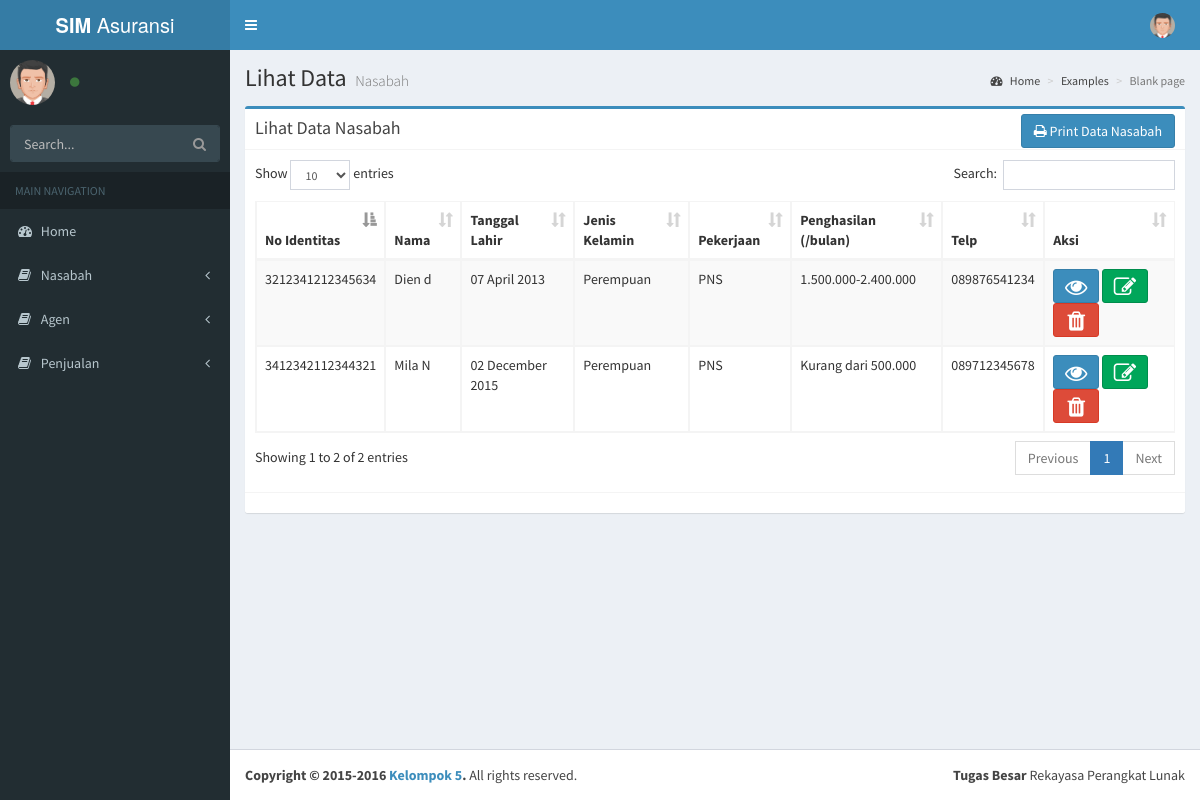
Page /pages/content/lihatDataNasabah.php on the committed database.
### tables this page shows
CREATE TABLE `nasabah` (
  `noiden_n` varchar(16) NOT NULL,
  `nama_n` varchar(20) NOT NULL,
  `namaibukan_n` varchar(20) NOT NULL,
  `bukiden_n` varchar(6) NOT NULL,
  `temlah_n` varchar(20) NOT NULL,
  `tgllahir_n` date NOT NULL,
  `jkl_n` varchar(10) NOT NULL,
  `pek_n` varchar(30) NOT NULL,
  `peng_n` varchar(30) NOT NULL,
  `almt_n` text NOT NULL,
  `telp_n` varchar(12) NOT NULL,
  `ahwar_n` varchar(20) NOT NULL
);

### pages/content/lihatDataNasabah.php (the view, shortened to what this page needs)
<?php
	include('../layouts/head.php');
	$con = connection();
	$sql = "SELECT * FROM nasabah ORDER BY noiden_n DESC";
	$result = mysqli_query($con, $sql);
?>
	<div class="content-wrapper">
		<section class="content-header">
			<h1>
				Lihat Data
				<small> Nasabah</small>
			</h1>
			<ol class="breadcrumb">
				<li><a href="#"><i class="fa fa-dashboard"></i> Home</a></li>
				<li><a href="#">Examples</a></li>
				<li class="active">Blank page</li>
			</ol>
		</section>
		<section class="content">
			<div class="row">
				<div class="col-md-12">
					<div class="box box-primary">
						<div class="box-header with-border">
							<h3 class="box-title">Lihat Data Nasabah</h3>
							<div class="box-tools pull-right">
								<a href="cetakDataNasabah.php"><button class="btn btn-primary"><i class="fa fa-print"></i> Print Data Nasabah</button></a>
							</div>
						</div>
						<div class="box-body">
							<table id="example1" class="table table-bordered table-striped">
								<thead>
									<tr>
										<th>No Identitas</th>
										<th>Nama</th>
										<th>Tanggal Lahir</th>
										<th>Jenis Kelamin</th>
										<th>Pekerjaan</th>
										<th>Penghasilan (/bulan)</th>
										<th>Telp</th>
										<th>Aksi</th>
									</tr>
								</thead>
								<tbody>
									<?php while($v = mysqli_fetch_array($result)){?>
									<tr>
										<td><?php echo $v['noiden_n']; ?></td>
										<td><?php echo $v['nama_n']; ?></td>
										<td><?php echo date('d F Y', strtotime($v['tgllahir_n'])); ?></td>
										<td><?php echo $v['jkl_n']; ?></td>
										<td><?php echo $v['pek_n']; ?></td>
										<td><?php echo $v['peng_n']; ?></td>
										<td><?php echo $v['telp_n']; ?></td>
										<td>
											<button class="btn btn-social-icon btn-primary btnShowDataNasabah" id="<?php echo $v['noiden_n'];?>"><i class="fa fa-eye"></i></button>
											<a href="editDataNasabah.php?id=<?php echo $v['noiden_n']?>"><button class="btn btn-social-icon btn-success" id="<?php echo $v['noiden_n'];?>"><i class="fa fa-edit"></i></button></a>
											<button class="btn btn-social-icon btn-danger deleteDataNasabah" id="<?php echo $v['noiden_n'];?>"><i class="fa fa-trash"></i></button>
										</td>
									</tr>
									<?php }?>
								</tbody>
							</table>
						</div>
						<div class="box-footer">
						</div>
					</div>
				</div>
			</div>
		</section>
	</div>
<?php
	include('../layouts/footer.php');
?>

### pages/layouts/head.php (shortened to what this page needs)
<!DOCTYPE html>
<html>
	<head>
		<link href="../../assets/bootstrap/css/bootstrap.min.css" rel="stylesheet" type="text/css" />
		<link href="../../assets/plugins/pace-loader/pace-loading-bar.css" rel="stylesheet" type="text/css" />
		<link href="../../assets/plugins/Font-Awesome-master/css/font-awesome.min.css" rel="stylesheet" type="text/css" />
		<link href="../../assets/dist/css/ionicons.min.css" rel="stylesheet" type="text/css" />
   		<link href="../../assets/plugins/datatables/dataTables.bootstrap.css" rel="stylesheet" type="text/css" />
   		<link href="../../assets/plugins/datepicker/datepicker3.css" rel="stylesheet" type="text/css" />
		<link href="../../assets/dist/css/AdminLTE.css" rel="stylesheet" type="text/css" />
		<link href="../../assets/dist/css/skins/_all-skins.min.css" rel="stylesheet" type="text/css" />
	</head>
	<body class="skin-blue sidebar-mini">
		<div class="wrapper">
			<?php include('../includes/header.php');?>
			<?php include('../includes/left-sidebar.php');?>

### pages/includes/header.php (shortened to what this page needs)
<header class="main-header">
	<a href="#" class="logo">
		<span class="logo-lg"><b>SIM</b> Asuransi</span>
	</a>
	<nav class="navbar navbar-static-top" role="navigation">
		<a href="#" class="sidebar-toggle" data-toggle="offcanvas" role="button">
		</a>
		<div class="navbar-custom-menu">
			<ul class="nav navbar-nav">
				<li class="dropdown user user-menu">
					<a href="#" class="dropdown-toggle" data-toggle="dropdown">
						<img src="../../assets/dist/img/avatar5.png" class="user-image" alt="User Image"/>
					</a>
				</li>
			</ul>
		</div>
	</nav>
</header>

### pages/includes/left-sidebar.php (shortened to what this page needs)
<aside class="main-sidebar">
	<section class="sidebar">
		<div class="user-panel">
			<div class="pull-left image">
				<img src="../../assets/dist/img/avatar5.png" class="img-circle" alt="User Image" />
			</div>
			<div class="pull-left info">
				<a href="#"><i class="fa fa-circle text-success"></i> <?php echo $_SESSION['jabatan_adm']; ?></a>
			</div>
		</div>
		<form action="#" method="get" class="sidebar-form">
			<div class="input-group">
				<input type="text" name="q" class="form-control" placeholder="Search..."/>
				<span class="input-group-btn">
					<button type='submit' name='search' id='search-btn' class="btn btn-flat"><i class="fa fa-search"></i></button>
				</span>
			</div>
		</form>
		<ul class="sidebar-menu">
			<li class="header">MAIN NAVIGATION</li>
			<li class="<?php echo ($_SERVER['REQUEST_URI'] == '/asuransi/pages/content/utama.php') ? 'active' : '';?>"><a href="<?php echo ($_SERVER['REQUEST_URI'] != '/asuransi/pages/content/utama.php') ? $link = 'utama.php' : '#';?>"><i class="fa fa-dashboard"></i> <span>Home</span></a></li>
			<li class="treeview <?php echo (($_SERVER['REQUEST_URI'] == '/asuransi/pages/content/inputDataNasabah.php') || ($_SERVER['REQUEST_URI'] == '/asuransi/pages/content/lihatDataNasabah.php')) ? 'active' : '';?>">
				<a href="#">
					<i class="fa fa-book"></i> <span>Nasabah</span> <i class="fa fa-angle-left pull-right"></i>
				</a>
			</li>
			<li class="treeview <?php echo (($_SERVER['REQUEST_URI'] == '/asuransi/pages/content/inputDataAgen.php') || ($_SERVER['REQUEST_URI'] == '/asuransi/pages/content/lihatDataAgen.php')) ? 'active' : '';?>">
				<a href="#">
					<i class="fa fa-book"></i> <span>Agen</span> <i class="fa fa-angle-left pull-right"></i>
				</a>
			</li>
			<li class="treeview <?php echo (($_SERVER['REQUEST_URI'] == '/asuransi/pages/content/inputDataPenjualan.php') || ($_SERVER['REQUEST_URI'] == '/asuransi/pages/content/lihatDataPenjualan.php')) ? 'active' : '';?>">
				<a href="#">
					<i class="fa fa-book"></i> <span>Penjualan</span> <i class="fa fa-angle-left pull-right"></i>
				</a>
			</li>
		</ul>
	</section>
</aside>

### pages/includes/footer.php
<footer class="main-footer">
	<div class="pull-right hidden-xs">
		<b>Tugas Besar</b> Rekayasa Perangkat Lunak
	</div>
	<strong>Copyright &copy; 2015-2016 <a href="#">Kelompok 5</a>.</strong> All rights reserved.
</footer>

### pages/layouts/footer.php (shortened to what this page needs)
			<?php include('../includes/footer.php');?>
		</div>
	</body>
</html>

### rows in the picture
nasabah: noiden_n "3412342112344321", nama_n "Mila N", tgllahir_n "02 December 2015", jkl_n "Perempuan", pek_n "PNS", peng_n "Kurang dari 500.000", telp_n "089712345678"
nasabah: noiden_n "3212341212345634", nama_n "Dien d", tgllahir_n "07 April 2013", jkl_n "Perempuan", pek_n "PNS", peng_n "1.500.000-2.400.000", telp_n "089876541234"
